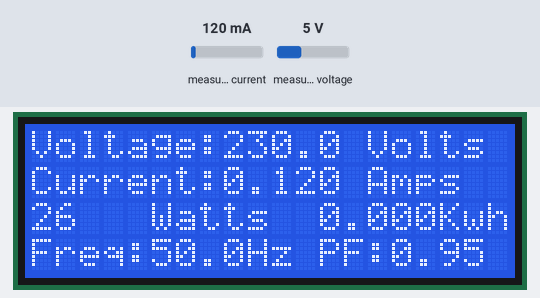
Bench run of a sketch on a simulated ESP8266 (NodeMCU). On the bench: 20×4 character LCD. The inputs (shaded band) are chosen by the test bench; at power-on: measured current 120 mA, measured voltage 5 V. What the sketch prints to the serial monitor is not drawn.

Above: at 7.3 s.
7.4 s: measured current set to 40 mA
At 9.5 s:
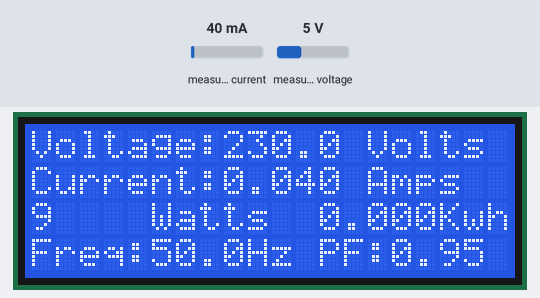
9.9 s: measured voltage set to 0.3 V
At 10.9 s:
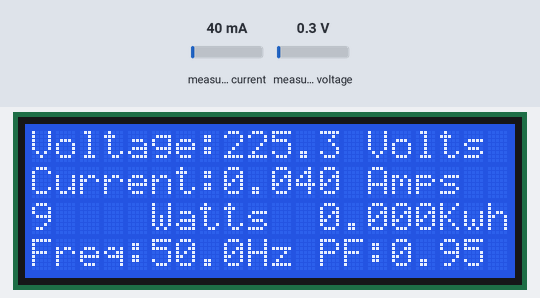
12.1 s: measured current set to 500 mA
At 13.6 s:
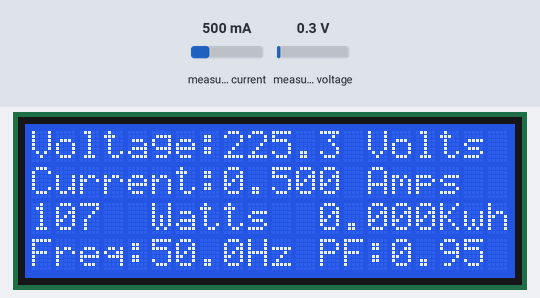
14.2 s: measured voltage set to 3.8 V
At 16.3 s:
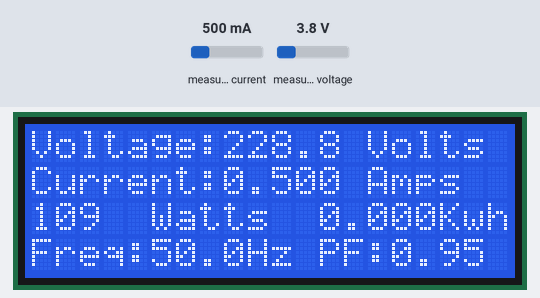
Timing chart, 0 to 17.8 s (numbered marks = the images above; inputs shaded):
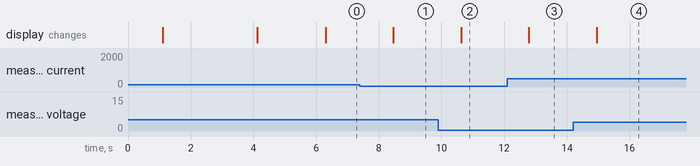

The sketch:

main.ino
```cpp
#include <ESP8266WiFi.h>
#include <PZEM004Tv30.h>//https://github.com/mandulaj/PZEM-004T-v30
#include <Wire.h>
#include <LiquidCrystal_I2C.h>
PZEM004Tv30 pzem(&Serial);

float voltage=0;
float current=0;
float power=0;
float energy=0;
float frequency=0;
float pf=0;
unsigned long lastMillis = 0;
LiquidCrystal_I2C lcd(0x27, 20, 4);

void setup()
{
  lcd.begin();   // initializing the LCD
  lcd.backlight(); // Enable or Turn On the backlight
  lcd.setCursor(0,0);  //Set cursor to first column of second row
  lcd.print("Smart Energy meter & ");
  delay(1000);
  lcd.setCursor(0,1);  //Set cursor to first column of second row
  lcd.print("Energy Monitor- IOT");
  delay(3000);
  lcd.clear();
  lcd.print("Device connecting...");
  delay(2000);
  lcd.setCursor(0,2);  //Set cursor to first column of second row
  lcd.print(".......please  wait");
  Serial.begin(9600);
  lcd.clear();
}

void loop()
{
    float voltage = pzem.voltage();
    if( !isnan(voltage) ){
        Serial.print("Voltage: ");
        Serial.print(voltage,1);
        Serial.println("V");
        lcd.setCursor(0,0);
        lcd.print("Voltage:      Volts");
        lcd.setCursor(8,0);
        lcd.print(voltage,1);
    } else {
        Serial.println("Error reading voltage");
        lcd.clear();
        lcd.setCursor(0,0);
        lcd.print("Voltage = 0.00Volts ");
        lcd.setCursor(0,1);
        lcd.print("Current = 0 Amps  ");
        lcd.setCursor(0,3);
        lcd.print("  No Power  Supply  ");
    }

    float current = pzem.current();
    if( !isnan(current) ){
        Serial.print("Current: ");
        Serial.print(current,3);
        Serial.println("A");
        lcd.setCursor(0,1);
        lcd.print("Current:      Amps");
        lcd.setCursor(8,1); lcd.print(current,3);
    } else {
        Serial.println("Error reading current");

    }

    float power = pzem.power();
    if( !isnan(power) ){
        Serial.print("Power: ");
        Serial.print(power,0);
        Serial.println("W");
        lcd.setCursor(0,2);
        lcd.print("     Watts");
        lcd.setCursor(0,2);
        lcd.print(power,0);
    } else {
        Serial.println("Error reading power");
            }

    float energy = pzem.energy();
    if( !isnan(energy) ){
        Serial.print("Energy: ");
        Serial.print(energy, 3);
        Serial.println("kWh");
        lcd.setCursor(12,2); lcd.print("     Kwh");
        lcd.setCursor(12,2); lcd.print(energy,3);
    } else {
        Serial.println("Error reading energy");
    }

    float frequency = pzem.frequency();
    if( !isnan(frequency) ){
        Serial.print("Frequency: ");
        Serial.print(frequency,1);
        Serial.println("Hz");
        lcd.setCursor(0,3);
        lcd.print("Freq:    Hz");
        lcd.setCursor(5,3);
        lcd.print(frequency,1);
    } else {
        Serial.println("Error reading frequency");
    }

    float pf = pzem.pf();
    if( !isnan(pf) ){
        Serial.print("PF: ");
        Serial.println(pf);
        lcd.setCursor(12,3);
        lcd.print("PF: ");
        lcd.setCursor(15,3);
        lcd.print(pf);
    } else {
        Serial.println("Error reading power factor");

    }

    Serial.println();
    delay(2000);
}
```

Measured:
- after the input at 7.4 s, the display: changes after 1.1 s (image 1)
- after the input at 9.9 s, the display: changes after 0.72 s (image 2)
- after the input at 12.1 s, the display: changes after 0.69 s (image 3)
- after the input at 14.2 s, the display: changes after 0.75 s (image 4)
